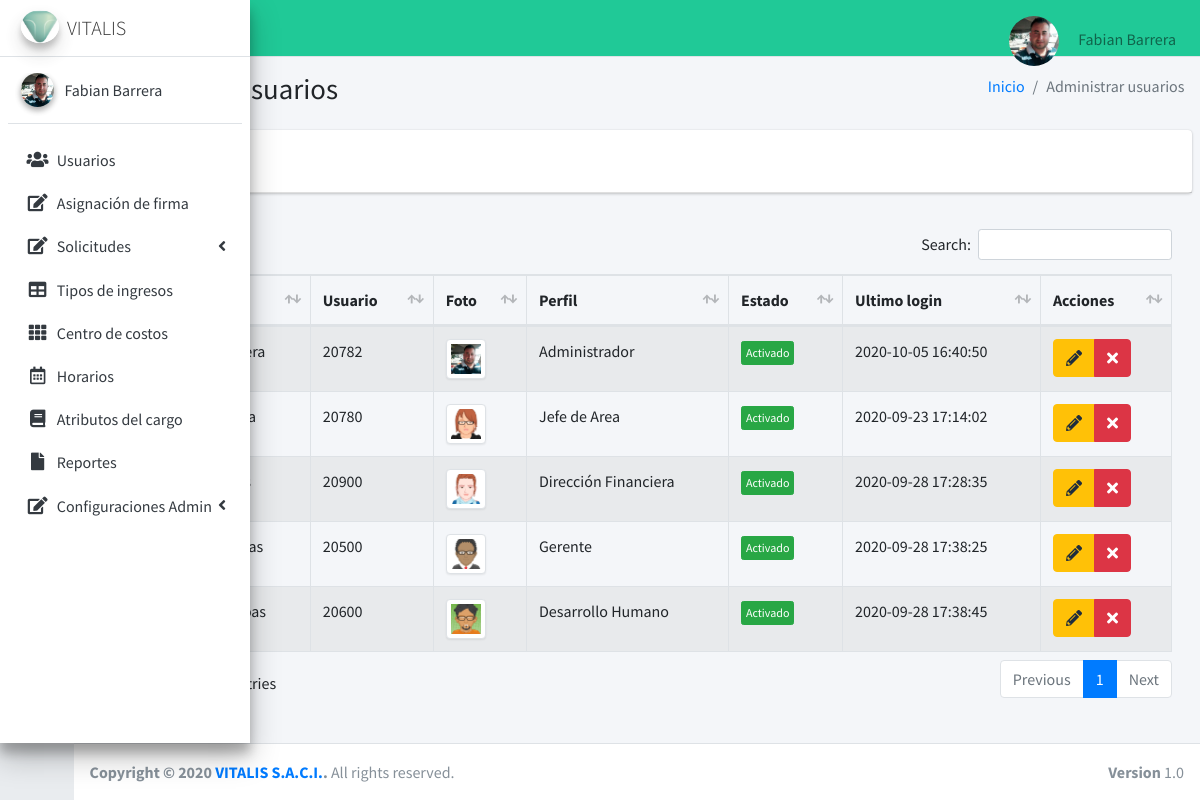
Before: /usuarios (signed in) with the older database file.
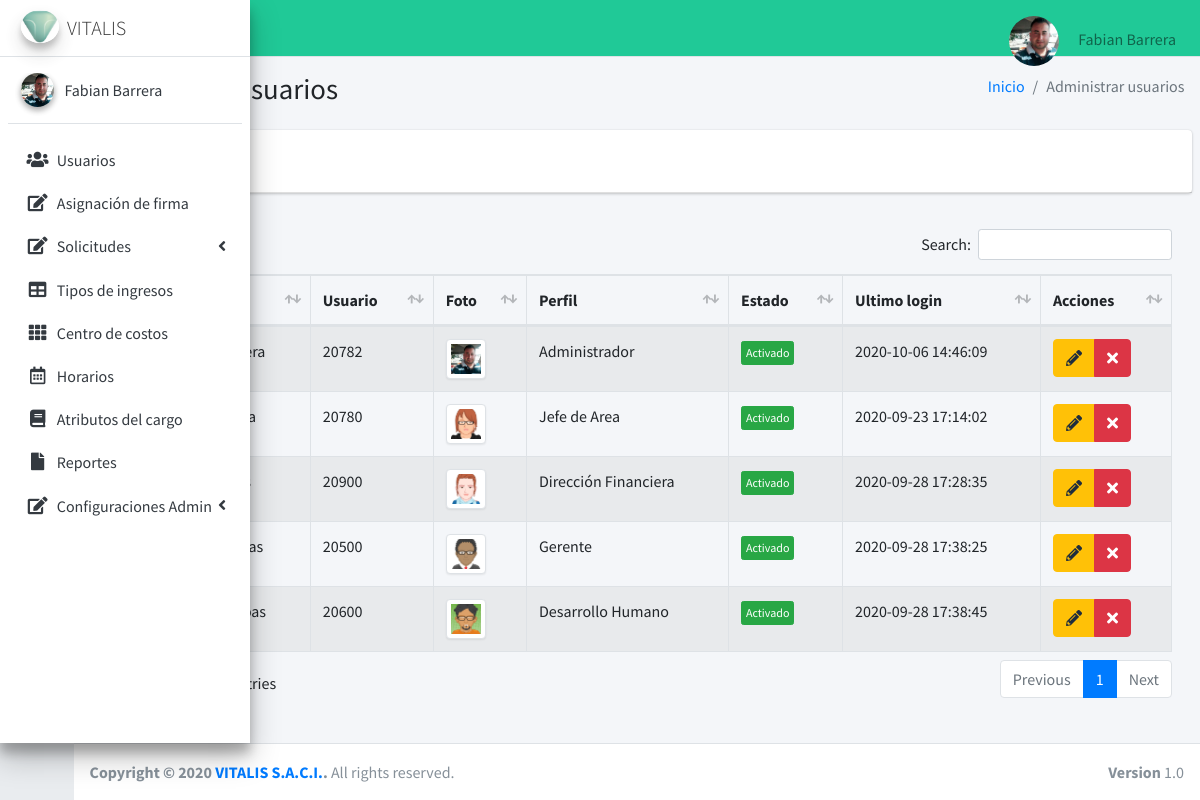
After: the same page with the newer database file.
### tables this page shows
CREATE TABLE `usuarios` (
  `iduser` int(11) NOT NULL,
  `nombre` varchar(100) NOT NULL,
  `correo` varchar(50) NOT NULL,
  `usuario` text DEFAULT NULL,
  `password` text NOT NULL,
  `perfil` text NOT NULL,
  `area` text NOT NULL,
  `estado` int(11) NOT NULL,
  `fecha` timestamp NULL DEFAULT current_timestamp(),
  `foto` text NOT NULL,
  `telefono` bigint(50) DEFAULT NULL,
  `ultimologin` datetime DEFAULT NULL
);

### controladores/plantilla.controlador.php (called while the page is built)
<?php
class ControladorPlantilla{
    static public function ctrPlantilla(){
        include "vistas/plantilla.php";
    }
}

### index.php (called while the page is built, shortened)
<?php
  require_once "controladores/plantilla.controlador.php";
  require_once "controladores/usuarios.controlador.php";
  require_once "controladores/tiposIngreso.controlador.php";
  require_once "modelos/usuarios.modelo.php";
  $plantilla =new ControladorPlantilla();
  $plantilla -> ctrPlantilla();
  ?>

### controladores/usuarios.controlador.php (called while the page is built, shortened)
<?php
class ControladorUsuarios{
	static public function ctrMostrarUsuarios($item, $valor){
		$tabla = "usuarios";
		$respuesta = ModeloUsuarios::mdlMostrarUsuarios($tabla, $item, $valor);
		return $respuesta;
	}
}

### modelos/conexion.php (called while the page is built)
<?php
class Conexion{
	static public function conectar(){
		$link = new PDO("mysql:host=localhost;dbname=vitaweb",
			            "root",
			            "");
		$link->exec("set names utf8");
		return $link;
	}
}

### modelos/usuarios.modelo.php (called while the page is built, shortened)
<?php
require_once "conexion.php";
class ModeloUsuarios{
	static public function mdlMostrarUsuarios($tabla, $item, $valor){
		if ($item != null) {
			$stmt = Conexion::conectar()->prepare("SELECT * FROM $tabla WHERE $item = :$item");
        	$stmt -> bindParam(":".$item, $valor, PDO::PARAM_STR);
        	$stmt -> execute();
        	return $stmt -> fetch();
		}else{
			$stmt = Conexion::conectar()->prepare("SELECT * FROM $tabla");
        	$stmt -> execute();
        	return $stmt -> fetchAll();
		}
    }
}

### vistas/modulos/usuarios.php (the view, shortened to what this page needs)
<div class="content-wrapper">
  <section class="content-header">
    <div class="container-fluid">
      <div class="row mb-2">
        <div class="col-sm-6">
          <h1>Administrar usuarios</h1>
        </div>
        <div class="col-sm-6">
          <ol class="breadcrumb float-sm-right">
            <li class="breadcrumb-item"><a href="inicio">Inicio</a></li>
            <li class="breadcrumb-item active">Administrar usuarios</li>
          </ol>
        </div>
      </div>
    </div>
  </section>
  <section class="content">
    <div class="card">
      <div class="card-header">
        <button type="button" class="btn btn-primary" data-toggle="modal" data-target="#AgregarUsuario">
        </button>
      </div>
    </div>
    <div class="card-body">
      <table id="example1" class="table table-bordered table-striped">
        <thead>
          <tr>
            <th style="width: 10px;" >#</th>
            <th>Nombre</th>
            <th>Usuario</th>
            <th>Foto</th>
            <th>Perfil</th>
            <th>Estado</th>
            <th>Ultimo login</th>
            <th>Acciones</th>
          </tr>
        </thead>
        <tbody>
        <?php
        $item = null;
        $valor = null;
          $usuarios = ControladorUsuarios::ctrMostrarUsuarios($item, $valor);
          foreach ($usuarios as $key => $value) {
            echo ' <tr>
            <td>'.($key+1).'</td>
            <td>'.$value["nombre"].'</td>
            <td>'.$value["usuario"].'</td>';
            if ($value["foto"] != ""){
              echo '<td><img src="'.$value["foto"].'" class="img-thumbnail" width="40px"></td>';
            }else {
              echo'<td><img src="vistas/dist/img/anonymous.png" class="img-thumbnail" width="40px"></td>';
            }
            echo '<td>'.$value["perfil"].'</td>';
                if($value["estado"] != 0){
                  echo '<td><button class="btn btn-success btn-xs btnActivar" idUsuario="'.$value["iduser"].'" estadoUsuario="0">Activado</button></td>';
                }else{
                  echo '<td><button class="btn btn-danger btn-xs btnActivar" idUsuario="'.$value["iduser"].'" estadoUsuario="1">Desactivado</button></td>';
                }
                echo '<td>'.$value["ultimologin"].'</td>
                <td>
              <div class="btn-group">
                <button class="btn btn-warning btnEditarUsuario"idUsuario="'.$value["iduser"].'"data-toggle="modal" data-target="#modalEditarUsuario"><i class="fas fa-pencil-alt"></i></button>
                <button class="btn btn-danger btnEliminarUsuario"idUsuario="'.$value["iduser"].'"fotoUsuario="'.$value["foto"].'"usuario="'.$value["usuario"].'"><i class="fa fa-times"></i></button>
              </div>
            </td>
          </tr>';
          }
        ?>
        </tbody>
      </table>
    </div>
</div>
</div>

### vistas/plantilla.php (shortened to what this page needs)
<!DOCTYPE html>
<html>
<head>
  <link rel="stylesheet" href="vistas/plugins/fontawesome-free/css/all.min.css">
  <link rel="stylesheet" href="https://code.ionicframework.com/ionicons/2.0.1/css/ionicons.min.css">
  <link rel="stylesheet" href="vistas/plugins/datatables-bs4/css/dataTables.bootstrap4.min.css">
  <link rel="stylesheet" href="vistas/plugins/datatables-responsive/css/responsive.bootstrap4.min.css">
  <link rel="stylesheet" href="vistas/plugins/tempusdominus-bootstrap-4/css/tempusdominus-bootstrap-4.min.css">
  <link rel="stylesheet" href="vistas/plugins/icheck-bootstrap/icheck-bootstrap.min.css">
  <link rel="stylesheet" href="vistas/plugins/jqvmap/jqvmap.min.css">
  <link rel="stylesheet" href="vistas/dist/css/adminlte.css">
  <link rel="stylesheet" href="vistas/plugins/overlayScrollbars/css/OverlayScrollbars.min.css">
  <link rel="stylesheet" href="vistas/plugins/daterangepicker/daterangepicker.css">
  <link rel="stylesheet" href="vistas/plugins/summernote/summernote-bs4.css">
</head>
<body class="hold-transition sidebar-collapse sidebar-mini login-page">
  <?php
  if (isset($_SESSION["iniciarSesion"]) && $_SESSION["iniciarSesion"] == "ok") {
    echo '<div class="wrapper">';
    include "modulos/nav.php";
    include "modulos/menu.php";
    if (isset($_GET["ruta"])) {
      if (
        $_GET["ruta"] == "inicio" ||
        $_GET["ruta"] == "usuarios" ||
        $_GET["ruta"] == "asignacionFirma" ||
        $_GET["ruta"] == "administrarsolicitudes" ||
        $_GET["ruta"] == "crear-solicitud" ||
        $_GET["ruta"] == "editar-solicitud" ||
        $_GET["ruta"] == "tiposIngreso" ||
        $_GET["ruta"] == "centroCostos" ||
        $_GET["ruta"] == "horarios" ||
        $_GET["ruta"] == "atributosCargo" ||
        $_GET["ruta"] == "reportes" ||
        $_GET["ruta"] == "configuraciones" ||
        $_GET["ruta"] == "configurarCorreo" ||
        $_GET["ruta"] == "datosFormato" ||
        $_GET["ruta"] == "perfiles" ||
        $_GET["ruta"] == "login" ||
        $_GET["ruta"] == "salir"
      ) {
        include "modulos/" . $_GET["ruta"] . ".php";
      } else {
        include "modulos/404.php";
      }
    } else {
      include "modulos/inicio.php";
    }
    include "modulos/footer.php";
  } else {
    include "modulos/login.php";
  }
  ?>
</body>
</html>

### vistas/modulos/nav.php (shortened to what this page needs)
<nav class="main-header navbar navbar-expand navbar-teal navbar-light">
    <ul class="navbar-nav">
        <li class="nav-item">
            <a class="nav-link" data-widget="pushmenu" href="#" role="button"><i class="fas fa-bars"></i></a>
        </li>
    </ul>
    <ul class="navbar-nav ml-auto">
        <li class="nav-item dropdown user-menu">
            <a href="#" class="nav-link dropdown-toggle" data-toggle="dropdown" aria-expanded="false">
            <?php
                   if ($_SESSION["foto"] != ""){
                   echo '<img src="'.$_SESSION["foto"].'"class="img-size-50 mr-3 img-circle">';
                   }else {
                   echo '<img src="vistas/img/usuarios/user1.jpg" class="img-size-50 mr-3 img-circle">';
                   }
                   ?>
                <span class="d-none d-md-inline"> <?php echo $_SESSION["nombre"]; ?></span>
            </a>
        </li>
    </ul>
</nav>

### vistas/modulos/menu.php (shortened to what this page needs)
<aside class="main-sidebar sidebar-light-primary elevation-4">
    <a href="inicio" class="brand-link">
      <img src="vistas/dist/img/logo3.png" alt="AdminLTE Logo" class="brand-image img-circle elevation-3"
           style="opacity: .8">
      <span class="brand-text font-weight-light">VITALIS</span>
    </a>
    <div class="sidebar">
      <div class="user-panel mt-3 pb-3 mb-3 d-flex">
        <div class="image">
        <?php
                   if ($_SESSION["foto"] != ""){
                    echo '<img src="'.$_SESSION["foto"].'"class="img-circle elevation-2">';
                   }else {
                    echo '<img src="vistas/img/usuarios/user5.png" class="img-circle elevation-2" alt="User Image">';
                   }
                ?>
        </div>
        <div class="info">
          <a href="#" class="d-block"><?php echo $_SESSION["nombre"]; ?></a>
        </div>
      </div>
      <nav class="mt-2">
        <ul class="nav nav-pills nav-sidebar flex-column" data-widget="treeview" role="menu" data-accordion="false">
               <li class="nav-item">
            <a href="usuarios" class="nav-link">
              <i class="nav-icon fas fa-users"></i>
              <p>
                Usuarios
              </p>
            </a>
            <li class="nav-item">
            <a href="asignacionFirma" class="nav-link">
              <i class="nav-icon fas fa-edit"></i>
              <p>
                Asignación de firma
              </p>
            </a>
            <li class="nav-item has-treeview">
            <a href="#" class="nav-link">
            <i class="nav-icon fas fa-edit"></i>
              <p>
                Solicitudes
                <i class="right fas fa-angle-left"></i>
              </p>
            </a>
          </li>
          <li class="nav-item">
            <a href="tiposIngreso" class="nav-link">
            <i class="nav-icon fas fa-table"></i>
              <p>
                Tipos de ingresos
              </p>
            </a>
          </li>
          <li class="nav-item">
            <a href="centroCostos" class="nav-link">
              <i class="nav-icon fas fa-th"></i>
              <p>
                Centro de costos
              </p>
            </a>
          </li>
          <li class="nav-item">
            <a href="horarios" class="nav-link">
              <i class="nav-icon far fa-calendar-alt"></i>
              <p>
                Horarios
              </p>
            </a>
          </li>
          <li class="nav-item">
            <a href="atributosCargo" class="nav-link">
              <i class="nav-icon fas fa-book"></i>
              <p>
                Atributos del cargo
              </p>
            </a>
          </li>
          <li class="nav-item">
            <a href="reportes" class="nav-link">
              <i class="nav-icon fas fa-file"></i>
              <p>
                Reportes
              </p>
            </a>
          </li>
          <li class="nav-item has-treeview">
            <a href="configuraciones" class="nav-link">
            <i class="nav-icon fas fa-edit"></i>
              <p>
                Configuraciones Admin
                <i class="right fas fa-angle-left"></i>
              </p>
            </a>
          </li>
            </ul>
      </nav>
    </div>
  </aside>

### vistas/modulos/footer.php
<footer class="main-footer">
    <strong>Copyright &copy; 2020 <a href="#">VITALIS S.A.C.I.</a>.</strong>
    All rights reserved.
    <div class="float-right d-none d-sm-inline-block">
      <b>Version</b> 1.0
    </div>
  </footer>

Changed rows visible on the page:
changed usuarios "Administrador": ultimologin "2020-10-05 16:40:50" → "2020-10-06 14:46:09"
